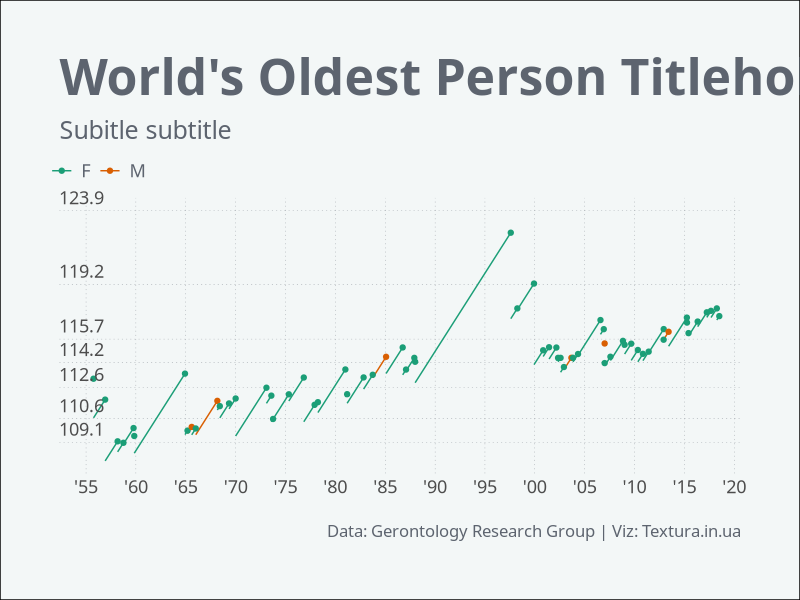

Source code (R):
library(dplyr)
library(stringr)
library(ggplot2)

Sys.setlocale(category = 'LC_TIME', locale = 'en_US.UTF-8')

df <- read.csv('data.csv', stringsAsFactors = F)

# declare function to format dates

fix_dates <- function(date_vector){
  
  date_vector <- date_vector %>% 
    str_replace_all('Jan.', 'January') %>% 
    str_replace_all('Feb.', 'February') %>% 
    str_replace_all('Mar.', 'March') %>% 
    str_replace_all('Apr.', 'April') %>% 
    str_replace_all('Aug.', 'August') %>% 
    str_replace_all('Sept.', 'September') %>% 
    str_replace_all('Oct.', 'October') %>% 
    str_replace_all('Nov.', 'November') %>% 
    str_replace_all('Dec.', 'December') %>% 
    str_squish()
  
  date_vector <- case_when(
    str_detect(date_vector, '(?<=\\w )\\d') ~ paste0(str_extract(date_vector, '^\\w+'),
                                                    ' 0',
                                                    str_extract(date_vector, '(?<=\\w )\\d'),
                                                    ', ',
                                                    str_extract(date_vector, '\\b\\d{4}\\b'))
  )

  date_vector <- as.Date(date_vector, format = '%B %d, %Y')
      
  return(date_vector)
  
}


# fix dates and calculate necessary variables

df <- df %>% 
  mutate(born = fix_dates(born),
         died = fix_dates(died),
         age = lubridate::time_length(died - born, 'years')) %>% 
  select(index, born, died, age, gender, is_a_new_record) %>% 
  mutate(reign = lead(died, n = 1) - died,
         became = lag(died),
         lost = died,
         age_became = lubridate::time_length(became - born, 'years'))

# fix current titleholder dates

df$died[nrow(df)] <- Sys.Date()
df$lost[nrow(df)] <- Sys.Date()
df$age[nrow(df)] <- lubridate::time_length(df$died[nrow(df)] - df$born[nrow(df)], 'years')

# visualize

png(filename = 'oldest.png', width = 1000, height = 600)

ggplot(df)+
  geom_segment(aes(x = became, y = age_became, xend = died, yend = age, color = gender))+
  geom_point(aes(x = died, y = age, color = gender))+
  scale_color_brewer(type = 'qual', palette = 2)+
  scale_x_date(limits = c(as.Date('1953-01-01'), as.Date('2020-01-01')),
               breaks = seq.Date(as.Date('1955-01-01'), as.Date('2020-01-01'), '5 years'), 
               date_labels = '\'%y', expand = c(0.01, 0.01))+
  scale_y_continuous(breaks = classInt::classIntervals(as.numeric(df$age), 6, 
                                                       style = 'jenks')$brks %>% 
                       round(digits = 1))+
  labs(title = 'World\'s Oldest Person Titleholders Since 1955',
       subtitle = 'Subitle subtitle',
       caption = 'Data: Gerontology Research Group | Viz: Textura.in.ua')+
  theme_minimal(base_family = 'Ubuntu Mono')+
  theme(
    legend.position = 'top',
    legend.justification = 'left',
    legend.title = element_blank(),
    legend.text = element_text(size = 13),
    legend.spacing.x = unit(5, 'pt'),
    legend.margin = margin(l = -7),
    text = element_text(color = '#5D646F'),
    axis.title = element_blank(),
    axis.text = element_text(size = 13),
    axis.text.y = element_text(vjust = -0.5, margin = margin(r = -35)),
    panel.grid.major = element_line(linetype = 'dotted', color = '#5D646F', size = 0.1),
    panel.grid.minor = element_blank(),
    plot.title = element_text(size = 36, face = 'bold', margin = margin(b = 10)),
    plot.subtitle = element_text(size = 18, margin = margin(b = 10)),
    plot.caption = element_text(size = 12, margin = margin(t = 20)),
    plot.background = element_rect(fill = '#F3F7F7'),
    plot.margin = unit(c(1.5, 1.5, 1.5, 1.5), 'cm')
  )

dev.off()
